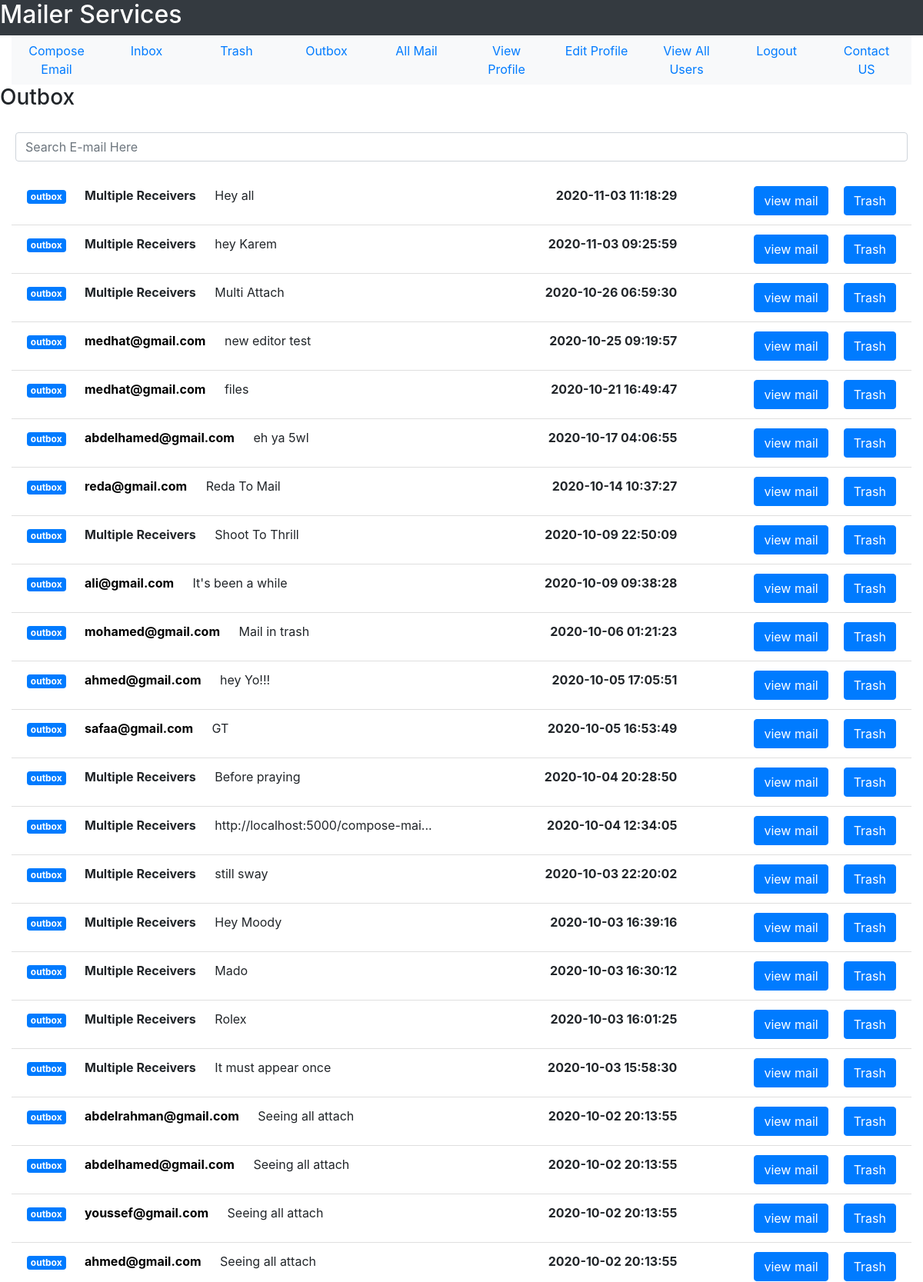
/outbox (signed in, upper part), run on the app's committed database.
### tables this page shows
CREATE TABLE mail(mail_id INTEGER PRIMARY KEY, sender_id INTEGER NOT NULL, receiver_id INTEGER NOT NULL, mail_subject TEXT, mail_body TEXT,  mail_date TEXT NOT NULL,mail_seen INTEGER DEFAULT 0 CHECK(mail_seen == 0 OR mail_seen == 1), sender_trashed INTEGER DEFAULT 0 CHECK(sender_trashed == 0 OR sender_trashed == 1), receiver_trashed INTEGER DEFAULT 0 CHECK(receiver_trashed == 0 OR receiver_trashed == 1), multiple_receivers INTEGER DEFAULT 0 CHECK(multiple_receivers == 0 OR multiple_receivers == 1), FOREIGN KEY(sender_id, receiver_id) REFERENCES user(user_id, user_id));

CREATE TABLE user(user_id INTEGER PRIMARY KEY, user_name TEXT NOT NULL, user_email TEXT NOT NULL, user_password TEXT  NOT NULL, user_gender TEXT NOT NULL, user_date_of_birth TEXT NOT NULL, user_city TEXT NOT NULL, user_country TEXT NOT NULL, user_contact INTEGER, user_account_creation_date TEXT NOT NULL, user_active INTEGER DEFAULT 0 CHECK(user_active == 1 OR user_active == 0), visits INTEGER DEFAULT 0, UNIQUE(user_email));

### User/User_Mail/user_mail.py (the view)
@user_mail_bp.route("/outbox")
def see_outbox():
    outbox = return_outbox(get_user_id(session["email"]))
    return render_template("User_Mail/outbox.html", outbox_mails = outbox, user_mail = session["email"])

### User/User_Mail/user_mail.py (called while the page is built)
def get_user_id(user_email):
    sqlite_connection = sqlite3.connect('MAIL_DB.db')
    select_user_query = """SELECT user_id FROM user WHERE user_email = ?;"""
    select_user_query_data = (user_email,)
    user_record = sqlite_connection.execute(select_user_query, select_user_query_data)
    user_id = 0
    for data in user_record:
        user_id = data[0]
    sqlite_connection.close()
    return user_id

def get_user_email(user_id):
    sqlite_connection = sqlite3.connect('MAIL_DB.db')
    select_user_query = """SELECT user_email FROM user WHERE user_id = ?;"""
    select_user_query_data = (user_id,)
    user_record = sqlite_connection.execute(select_user_query, select_user_query_data)
    user_email = ""
    for data in user_record:
        user_email = data[0]
    sqlite_connection.close()
    return user_email

def check_attachment_exist(mail_id):
    sqlite_connection = sqlite3.connect('MAIL_DB.db')
    search_file_query = """SELECT * FROM attachment WHERE mail_id = ?;"""
    search_file_query_data = (mail_id,)
    file_list = sqlite_connection.execute(search_file_query, search_file_query_data).fetchall()
    if len(file_list) == 0:
        sqlite_connection.close()
        return False
    else:
        sqlite_connection.close()
        return True

def get_attachments(mail_id):
    sqlite_connection = sqlite3.connect('MAIL_DB.db')
    select_attachment_query = """SELECT attachment_file FROM attachment WHERE mail_id = ?;"""
    mail_attachments = sqlite_connection.execute(select_attachment_query, (mail_id,))
    file_list = []
    for file in mail_attachments:
        file_list.append(file)
    sqlite_connection.close()
    return file_list

def remove_milli_seconds(full_date):
    date = datetime.strptime(full_date, '%Y-%m-%d %H:%M:%S.%f')
    return date.strftime('%Y-%m-%d %H:%M:%S')

def sort_mails(all_mails):
    counter = 0
    while(counter < len(all_mails)):
        i = 0
        while(i < len(all_mails)-1):
            if all_mails[i]["mail_id"] < all_mails[i+1]["mail_id"]:
                temp = all_mails[i]
                all_mails[i] = all_mails[i+1]
                all_mails[i+1] = temp
            i += 1
        counter += 1
    return all_mails

### User/User_Mail/templates/User_Mail/outbox.html (shortened to what this page needs)
<!DOCTYPE html>
<html lang = "en">
    <head>
        <link rel="stylesheet" href="https://maxcdn.bootstrapcdn.com/bootstrap/4.5.2/css/bootstrap.min.css">
    </head>
<body>
    <div class = "container-fluid">
    <div class = "row bg-dark text-white">
        <h2>Mailer Services</h2>
    </div>
    <div>
        <ul class = "nav nav-justified bg-light">
            <li class = 'nav-item'>
                <a href = "{{url_for('user_mail_bp.compose_email')}}" class = 'nav-link'>Compose Email</a>
            </li>
            <li class = 'nav-item'>
                <a href = "{{url_for('user_mail_bp.see_inbox')}}" class = 'nav-link'>Inbox</a>
            </li>
            <li class = 'nav-item'>
                <a href = "{{url_for('user_mail_bp.trash')}}" class = 'nav-link'>Trash</a>
            </li>
            <li class = 'nav-item'>
                <a href = "{{url_for('user_mail_bp.see_outbox')}}" class = 'nav-link'>Outbox</a>
            </li>
            <li class = 'nav-item'>
                <a href = "{{url_for('user_mail_bp.see_all_mail')}}" class = 'nav-link'>All Mail</a>
            </li>
            <li class = 'nav-item'>
                <a href = "{{url_for('user_profile_bp.view_profile')}}" class = 'nav-link'>View Profile</a>
            </li>
            <li class = 'nav-item'>
                <a href = "{{url_for('user_profile_bp.edit_profile_form')}}" class = 'nav-link'>Edit Profile</a>
            </li>
            <li class = 'nav-item'>
                <a href = "{{url_for('user_profile_bp.view_all_users')}}" class = 'nav-link'>View All Users</a>
            </li>
            <li class = 'nav-item'>
                <a href = "{{url_for('user_profile_bp.logout')}}" class = 'nav-link'>Logout</a>
            </li>
            <li class = 'nav-item'>
                <a href = "{{url_for('user_profile_bp.contact_us')}}" class = 'nav-link'>Contact US</a>
            </li>
        </ul>
    </div>
    <div class = "row">
        <h3>Outbox</h3>
    </div>
    <div class = "row">
        <input type = "text" id = "searchBar" class = "form-control" placeholder = "Search E-mail Here" style = "margin: 20px;">
    </div>
    <div>
       <ul class = "list-group list-group-flush">
           {% for mail in outbox_mails %}
           <li class = "list-group-item">
               <span class = "badge badge-primary">outbox</span>
               {% if mail["receiver_mail"] != "Multiple Receivers"%}
                    <a href = "{{url_for('user_mail_bp.compose_to_email', user_mail = mail['receiver_mail'])}}" style = "color: black;">
                        <strong style = "margin-left: 20px;" id = "userMail">{{mail['receiver_mail']}}</strong>
                    </a>
                {% else %}
                    <strong style = "margin-left: 20px;" id = "userMail">{{mail['receiver_mail']}}</strong>
                {% endif %}
               <span style = "margin-left: 20px;" id = "mailSubject">{{mail['mail_subject']}}</span>
               <a href = "{{url_for('user_mail_bp.outbox_to_trash', mail_id = mail['mail_id'])}}"
               class = "btn btn-primary float-right" style = "margin-left: 20px;">Trash</a>
               <a href = "{{url_for('user_mail_bp.view_mail', mail_id = mail['mail_id'])}}"
               class = "btn btn-primary float-right">view mail</a>
               <strong style = "margin-right: 100px;" class = "float-right">{{mail['mail_date']}}</strong>
           </li>
           {% endfor %}
       </ul>
    </div>
    </div>
</body>
</html>

### data on the page
mail: mail_subject "Hey all"
mail: mail_subject "hey Karem"
mail: mail_subject "Multi Attach"
user: receiver_mail "medhat@gmail.com" "medhat@gmail.com"
mail: mail_subject "new editor test"
mail: mail_subject "files"
user: receiver_mail "abdelhamed@gmail.com" "abdelhamed@gmail.com"
mail: mail_subject "eh ya 5wl"
user: receiver_mail "reda@gmail.com"
mail: mail_subject "Reda To Mail"
mail: mail_subject "Shoot To Thrill"
user: receiver_mail "ali@gmail.com"
mail: mail_subject "It's been a while"
user: receiver_mail "mohamed@gmail.com"
mail: mail_subject "Mail in trash"
user: receiver_mail "ahmed@gmail.com" "ahmed@gmail.com"
mail: mail_subject "hey Yo!!!"
user: receiver_mail "safaa@gmail.com"
mail: mail_subject "GT"
mail: mail_subject "Before praying"
mail: mail_subject "http://localhost:5000/compose-mai..."
mail: mail_subject "still sway"
mail: mail_subject "Hey Moody"
mail: mail_subject "Mado"
mail: mail_subject "Rolex"
mail: mail_subject "It must appear once"
user: receiver_mail "abdelrahman@gmail.com"
mail: mail_subject "Seeing all attach"
mail: mail_subject "Seeing all attach"
user: receiver_mail "youssef@gmail.com"
mail: mail_subject "Seeing all attach"
mail: mail_subject "Seeing all attach"

### other printed values
{{ mail['receiver_mail'] }} "Multiple Receivers" "Multiple Receivers" "Multiple Receivers" "Multiple Receivers" "Multiple Receivers" "Multiple Receivers" "Multiple Receivers" "Multiple Receivers" "Multiple Receivers" "Multiple Receivers" "Multiple Receivers"
{{ mail['mail_date'] }} "2020-11-03 11:18:29" "2020-11-03 09:25:59" "2020-10-26 06:59:30" "2020-10-25 09:19:57" "2020-10-21 16:49:47" "2020-10-17 04:06:55" "2020-10-14 10:37:27" "2020-10-09 22:50:09" "2020-10-09 09:38:28" "2020-10-06 01:21:23" "2020-10-05 17:05:51" "2020-10-05 16:53:49" "2020-10-04 20:28:50" "2020-10-04 12:34:05" "2020-10-03 22:20:02" "2020-10-03 16:39:16" "2020-10-03 16:30:12" "2020-10-03 16:01:25" "2020-10-03 15:58:30" "2020-10-02 20:13:55" "2020-10-02 20:13:55" "2020-10-02 20:13:55" "2020-10-02 20:13:55"
